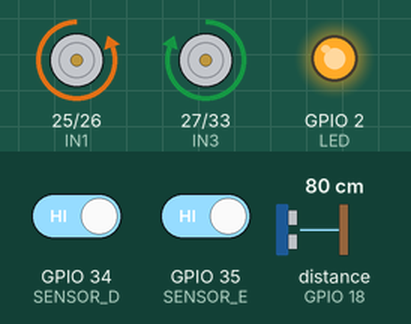
A sketch run on a simulated ESP32. On the bench: motor-driver pin pairs drawn as motors (green arrow = first pin HIGH = forward, orange = second pin HIGH = backward, longer = more drive), output pins drawn as LEDs (lit = HIGH). Wiring (inferred from the names in the program): ultrasonic range finder: trigger GPIO 5; echo GPIO 18. Inputs (shaded band) come from the test bench; at power-on: distance to the obstacle (sensor on GPIO 18) 80 cm, GPIO 35 (SENSOR_E) HIGH, GPIO 34 (SENSOR_D) HIGH. The echo pulse lasts 58.3 µs per cm; pins used as bus, display or sensor lines are not drawn.

Above: at 1.2 s.
1.3 s: distance to the obstacle (sensor on GPIO 18) set to 23 cm
2.8 s: distance to the obstacle (sensor on GPIO 18) set to 19 cm
At 3.8 s:
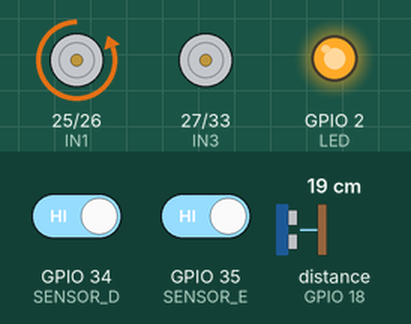
4.3 s: GPIO 35 (SENSOR_E) driven LOW
At 5.7 s:
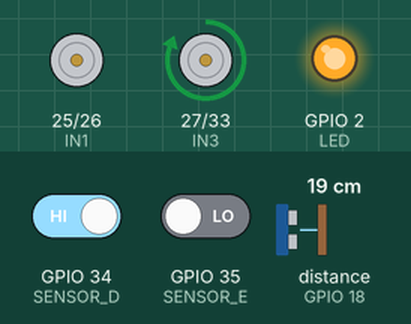
6.0 s: distance to the obstacle (sensor on GPIO 18) set to 12 cm
7.5 s: distance to the obstacle (sensor on GPIO 18) set to 9 cm
At 7.75 s:
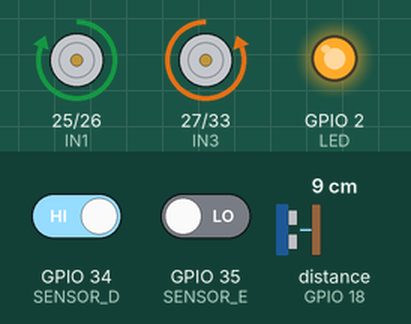
10.5 s: distance to the obstacle (sensor on GPIO 18) set to 18 cm
At 10.5 s:
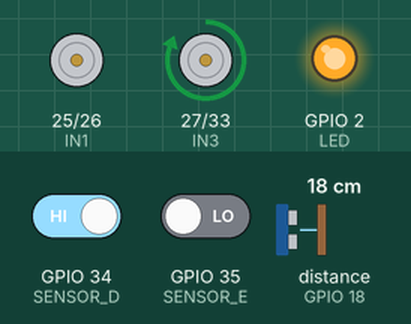
Timing chart, 0 to 13.0 s (numbered marks = the images above; inputs shaded):
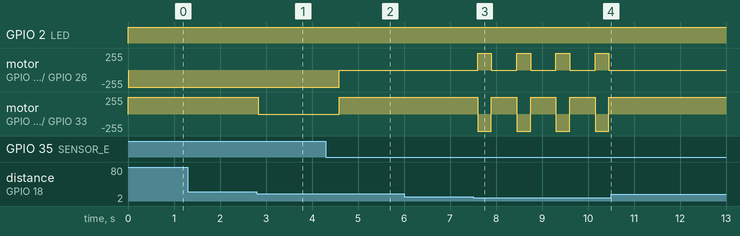

Measured:
- the behaviour switches between 21 and 20 cm on distance to the obstacle (sensor on GPIO 18) (found by bisection; images 0 and 1)
- the behaviour switches between 11 and 10 cm on distance to the obstacle (sensor on GPIO 18) (found by bisection; images 2 and 3)
- after the input at 1.3 s, every drawn part: stays the same
- after the input at 2.8 s, motor on GPIO 27 (IN3) / GPIO 33 (IN4): forward 255/255 → stopped at once
- after the input at 4.3 s, motor on GPIO 25 (IN1) / GPIO 26 (IN2): backward 255/255 → stopped after 0.29 s; motor on GPIO 27 (IN3) / GPIO 33 (IN4): stopped → forward 255/255 after 0.29 s
- after the input at 6.0 s, every drawn part: stays the same
- after the input at 7.5 s, motor on GPIO 25 (IN1) / GPIO 26 (IN2): alternates forward 255/255 for 0.30 s and stopped for 0.55 s, starting after 0.10 s; motor on GPIO 27 (IN3) / GPIO 33 (IN4): alternates forward 255/255 for 0.55 s and backward 255/255 for 0.30 s, starting after 0.10 s
- after the input at 10.5 s, motor on GPIO 25 (IN1) / GPIO 26 (IN2): stops changing and stays stopped; motor on GPIO 27 (IN3) / GPIO 33 (IN4): stops changing and stays forward 255/255

The sketch:

TesteNaoFinal.ino
```cpp
// ====================
// DEFINIÇÃO DOS PINOS
// ====================

// SENSOR ULTRASSÔNICO
#define TRIG_PIN 5
#define ECHO_PIN 18

// SENSORES IR
#define SENSOR_E 35
#define SENSOR_D 34

// MOTORES
#define IN1 25
#define IN2 26
#define IN3 27
#define IN4 33

// CONTROLADORES DE VELOCIDADE
#define ENA 14
#define ENB 32

// LED DO ESP
#define LED 2

// ==================
// VARIÁVEIS GLOBAIS
// ==================

long duration;
float distance;

// ======
// SETUP
// ======

void setup() {

  //ESP
  Serial.begin(115200);
  pinMode(LED, OUTPUT);

  // Ultrassônico
  pinMode(TRIG_PIN, OUTPUT);
  pinMode(ECHO_PIN, INPUT);

  // Sensores IR
  pinMode(SENSOR_E, INPUT);
  pinMode(SENSOR_D, INPUT);

  // Motores
  pinMode(IN1, OUTPUT);
  pinMode(IN2, OUTPUT);
  pinMode(IN3, OUTPUT);
  pinMode(IN4, OUTPUT);
}

// =====
// LOOP
// =====

void loop() {

  // ========================
  // LEITURA DO ULTRASSÔNICO
  // ========================

  digitalWrite(TRIG_PIN, LOW);
  delayMicroseconds(2);

  digitalWrite(TRIG_PIN, HIGH);
  delayMicroseconds(10);

  digitalWrite(TRIG_PIN, LOW);

  duration = pulseIn(ECHO_PIN, HIGH, 30000);

  if (duration == 0) {
    distance = 999;
  } else {
    distance = duration * 0.0343 / 2;
  }

  // ===============
  // LEITURA DOS IR
  // ===============

  int valor_IR_E = digitalRead(SENSOR_E);
  int valor_IR_D = digitalRead(SENSOR_D);

  // =================================
  // OBSTÁCULO MUITO PRÓXIMO À FRENTE
  // =================================

  if (distance < 10) {

    tras();
    delay(300);

    // Se o lado direito está bloqueado,
    // tenta escapar pela esquerda
    if (valor_IR_D == LOW) {
      virarEsquerda();
    }

    // Caso contrário, tenta pela direita
    else {
      virarDireita();
    }

    delay(500);
  }

  // ===================
  // OBSTÁCULO À FRENTE
  // ===================

  else if (distance < 20) {

    // Direito detectou → esquerda
    if (valor_IR_D == LOW) {
      virarEsquerda();
      delay(250);
    }

    // Esquerdo detectou → direita
    else if (valor_IR_E == LOW) {
      virarDireita();
      delay(250);
    }

    // US viu obstáculo, mas IR não indicou
    // lado → começa a procurar uma saída
    else {
      virarEsquerda();
      delay(300);
    }
  }

  // ======================
  // CAMINHO FRONTAL LIVRE
  // ======================

  else {

    // Obstáculo diagonal à direita
    if (valor_IR_D == LOW) {

      virarEsquerda();
      delay(150);
    }

    // Obstáculo diagonal à esquerda
    else if (valor_IR_E == LOW) {

      virarDireita();
      delay(150);
    }

    // Tudo livre
    else {

      frente();
    }
  }


  delay(50);
}

// ====================
// FUNÇÕES DOS MOTORES
// ====================

void frente() {

  digitalWrite(IN1, LOW);
  digitalWrite(IN2, HIGH);

  digitalWrite(IN3, HIGH);
  digitalWrite(IN4, LOW);

  digitalWrite(LED, HIGH);
}

void tras() {

  digitalWrite(IN1, HIGH);
  digitalWrite(IN2, LOW);

  digitalWrite(IN3, LOW);
  digitalWrite(IN4, HIGH);
}

void virarEsquerda() {

  // Motor esquerdo anda
  digitalWrite(IN1, LOW);
  digitalWrite(IN2, HIGH);

  // Motor direito para
  digitalWrite(IN3, LOW);
  digitalWrite(IN4, LOW);
}

void virarDireita() {

  // Motor esquerdo para
  digitalWrite(IN1, LOW);
  digitalWrite(IN2, LOW);

  // Motor direito anda
  digitalWrite(IN3, HIGH);
  digitalWrite(IN4, LOW);
}

void parar() {

  digitalWrite(IN1, LOW);
  digitalWrite(IN2, LOW);

  digitalWrite(IN3, LOW);
  digitalWrite(IN4, LOW);

  digitalWrite(LED, LOW);
}
```
